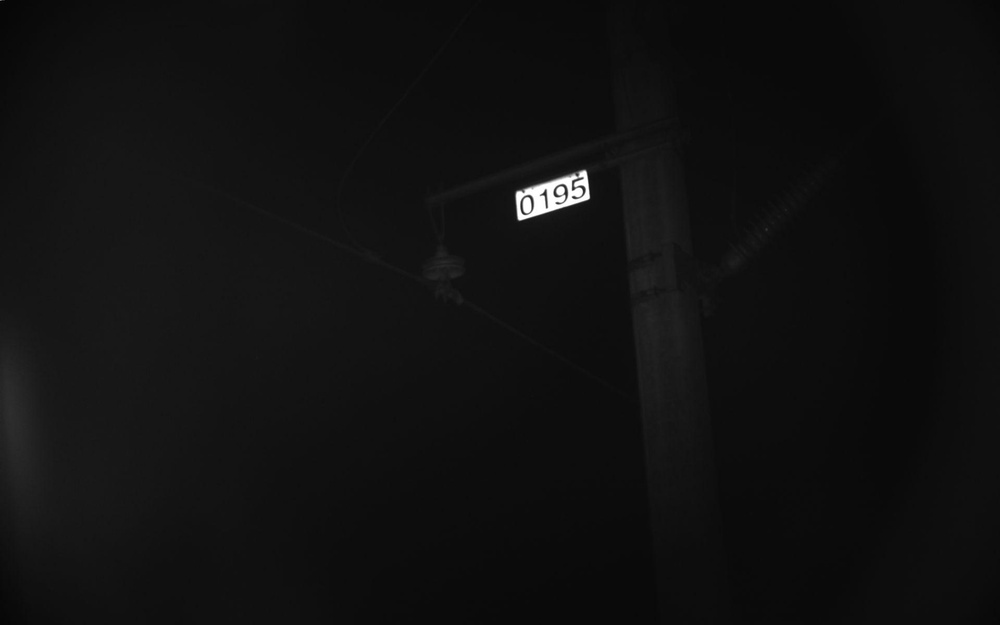
#> input picture 03ganhao/020131466_K1601421_0195_5_03.jpg, 1000 x 625 px, shrunk from 1920 x 1200 before the run, found by its file name
$ python test1.py   (older library calls are emulated)
#> lines starting #> are read from the running program, lines starting #| are printed output that depends on the picture; after the words box and inside, x2 and y2 are one past the last pixel; in counts of white or black regions, pixels touching at a corner belong together
### myimage.py
# -*- coding: utf-8 -*-
"""
Created on Fri Jul 13 14:56:16 2018

@author: hl
"""

import numpy as np
import matplotlib as plt
import skimage as ski
"""
L模式图像转换为RGB图像，并显示
该模式显示效果和图片浏览器相同
"""
def my_image_show(im1):

    imview=np.array([im1,im1,im1])
    imview=imview.swapaxes(1,0)  #改变轴位置
    imview=imview.swapaxes(2,1)  #改变轴位置
    plt.pyplot.figure()
    plt.pyplot.imshow(imview)
    plt.pyplot.axis('off')
    plt.pyplot.show()
    return

"""
图像灰度直方图统计
"""

# [7 lines left out: function CalHist, not called in this run]

"""
硬阈值处理图像,保留一定灰度值范围内的图像，并二值化
"""
def HardImage(a,b,im1,ys):
    HM=np.zeros(im1.shape,dtype=np.uint8)
    if ys==0:
        thresh = ski.filters.threshold_otsu(im1)
        binary = im1 > thresh
        HM=(np.ones(im1.shape,dtype=np.uint8)*255)*binary
    else:
        HM=(np.ones(im1.shape,dtype=np.uint8)*255)*((im1>=a)&(im1<=b))
        """
        for i in range(im1.shape[0]-1):
            for j in range(im1.shape[1]-1):
                if (im1[i,j]<=max(a,b) & im1[i,j]>=min(a,b)):
                    HM[i,j]=255;
                else:
                    pass
        """
    return HM

"""
图像大小缩放
"""

def ImageResize(im1,a,b):
    m=im1.shape[0]
    n=im1.shape[1]
    im2=np.zeros([a,b],dtype=np.uint8)
    for j in range(a):
        sx=np.int(np.fix((j*m)/a))
        for i in range(b):
            if (i==0)|(j==0):
              pass
            else:
              sy=np.int(np.fix((i*n)/b))
           #   print([sx,sy])
              im2[j][i]=im1[sx][sy]
    return im2


"""
边界区域连通性查询
"""
def LianTong(temp,a,b):
    rrbw=np.array(temp[:][:])
    if a==0 and b==0:
        pass
    else:
        rrbw[a:-a][b:-b]=1
    psi=np.ones(rrbw.shape,dtype=np.uint8)
    for i in range(rrbw.shape[0]):
        for j in range(rrbw.shape[1]):
            if rrbw[i][j]==0:
                psi[i][j]=0
            else:
                break

    for i in range(rrbw.shape[0]):
        for j in range(rrbw.shape[1]):
            if rrbw[i][rrbw.shape[1]-1-j]==0:
                psi[i][rrbw.shape[1]-1-j]=0
            else:
                break

    for j in range(rrbw.shape[1]):
        for i in range(rrbw.shape[0]):
            if rrbw[i][j]==0:
                psi[i][j]=0
            else:
                break
    for j in range(rrbw.shape[1]):
        for i in range(rrbw.shape[0]):
            if rrbw[rrbw.shape[0]-1-i][j]==0:
                psi[rrbw.shape[0]-1-i][j]=0
            else:
                break

    k=0
    while np.abs((np.sum(psi)-k))>0:
        k=np.sum(psi)
        for m in range(psi.shape[0]):
            for n in range(psi.shape[1]):
                i=[m,n]
                if psi[i[0]][i[1]]==0:
                    t1=min(i[0]+1,rrbw.shape[0]-1)
                    t2=min(i[1]+1,rrbw.shape[1]-1)
                    t3=max(i[0]-1,0)
                    t4=max(i[1]-1,0)
                    if rrbw[t1][i[1]]==0:
                        psi[t1][i[1]]=0
                    if rrbw[i[0]][t2]==0:
                        psi[i[0]][t2]=0
                    if rrbw[t1][t2]==0:
                        psi[t1][t2]=0
                    if rrbw[t3][i[1]]==0:
                        psi[t3][i[1]]=0
                    if rrbw[i[0]][t4]==0:
                        psi[i[0]][t4]=0
                    if rrbw[t3][t4]==0:
                        psi[t3][t4]=0
                    if rrbw[t1][t4]==0:
                        psi[t1][t4]=0
                    if rrbw[t3][t2]==0:
                        psi[t3][t2]=0
                    else:
                        pass
    return psi

### test1.py
# -*- coding: utf-8 -*-
"""
Created on Fri Jul 13 13:56:04 2018

@author: hl
"""

import numpy as np
import matplotlib as plt
import myimage as myim
from skimage import morphology
from skimage import feature
import skimage as ski
import matplotlib.patches as mpatches
from skimage.transform import (hough_line, hough_line_peaks,
                               probabilistic_hough_line)

#from skimage import filter,segmentation,measure,morphology,color


"""
read image from folder

"""
#im1=plt.pyplot.imread('G:/4C/03ganhao/020044923_K1600416_0147_5_03.jpg')
#im1=plt.pyplot.imread('G:/4C/03ganhao/020000676_K1599538_0105_5_03.jpg')
#im1=plt.pyplot.imread('G:/4C/03ganhao/020145593_K1601721_0207_5_03.jpg')
im1=plt.pyplot.imread('G:/4C/03ganhao/020131466_K1601421_0195_5_03.jpg')
#> im1 is the input picture: shape (625, 1000); min 0, max 255, mean 16.5


"""
绘图
"""
myim.my_image_show(im1)
"""
直方图统计
"""
"""
hist=myim.CalHist(im1)
plt.pyplot.figure('Hist')
plt.pyplot.hist(hist[1,:],hist[0,:])
plt.pyplot.show()
"""
"""
硬阈值处理，图形二值化,最后参数为零时，二值化阈值采用大津方法
"""
hw=myim.HardImage(150,255,im1,1)
#> in HardImage, `HM=(np.ones(im1.shape,dtype=np.uint8)*255)*((im1>=a)&(im1<=b))`:
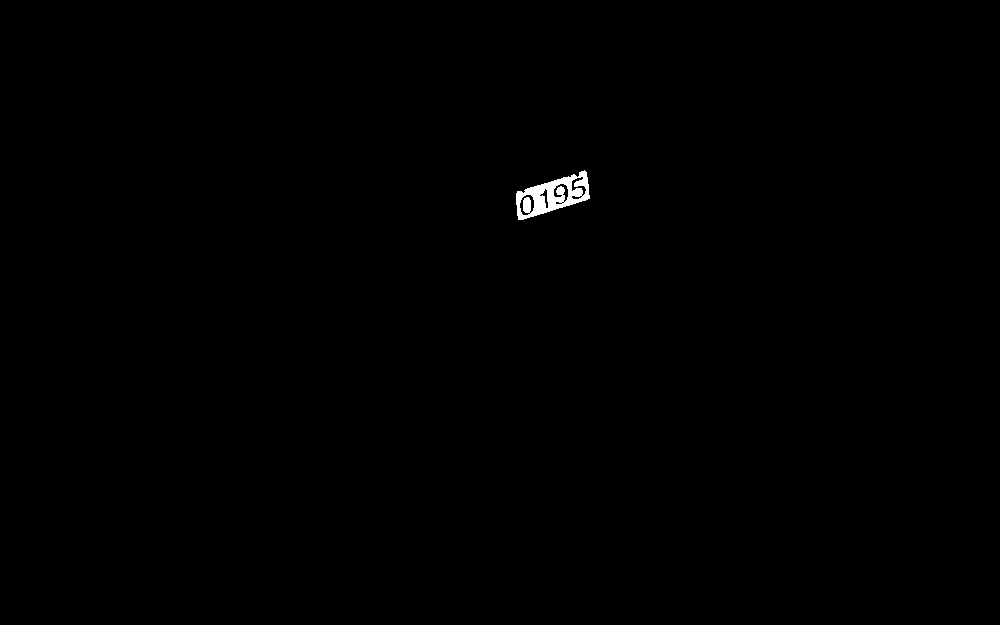
#> HM: shape (625, 1000); 0.28% white; 1 white region, box (x1, y1, x2, y2) and area: (516, 170, 590, 220) 1746
#myim.my_image_show(hw)

"""
形态学操作
"""

bw=morphology.closing(hw,morphology.square(20)) #闭运算
#> bw: shape (625, 1000); 0.34% white; 1 white region, box (x1, y1, x2, y2) and area: (516, 170, 590, 220) 2129
#myim.my_image_show(bw)

""""""
labels=ski.measure.label((bw>1),connectivity=2)  #8连通区域标记
dst=ski.color.label2rgb(labels)  #根据不同的标记显示不同的颜色
#print('regions number:',labels.max()+1)  #显示连通区域块数(从0开始标记)

"""
plt.pyplot.figure()
plt.pyplot.subplot(121)
plt.pyplot.imshow(bw, plt.cm.gray, interpolation='nearest')
plt.pyplot.axis('off')
plt.pyplot.subplot(122)
plt.pyplot.imshow(dst,interpolation='nearest')
plt.pyplot.axis('off')
"""

fig, ax = plt.pyplot.subplots(figsize=(10, 6))
ax.imshow(dst)

for region in ski.measure.regionprops(labels):
    # 绘制大于面积100的联通区域
    if region.area >= 100:
        # 绘制一个正方形框上目标，并输出区域内图像
        minr, minc, maxr, maxc = region.bbox
        rect = mpatches.Rectangle((minc, minr), maxc - minc, maxr - minr,
                                  fill=False, edgecolor='b', linewidth=2)
        ax.add_patch(rect)
        rhw=hw[minr-5:maxr+5,minc-10:maxc+10]
        rbw=bw[minr-5:maxr+5,minc-10:maxc+10]
#> this loop made 1 pass
#> (minr, minc, maxr, maxc) on pass 1: (170, 516, 220, 590)
        #print([minr, minc, maxr, maxc])
ax.set_axis_off()
plt.pyplot.tight_layout()
plt.pyplot.show()

#rbw=bw[:]
#rhw=hw[:]

#myim.my_image_show(rbw)

"""
rhw=morphology.dilation(rhw,morphology.square(3))
myim.my_image_show(rhw)
"""
edges=feature.canny(rbw, sigma=0.5,low_threshold=0.55, high_threshold=0.8)
#> edges: shape (60, 94) bool; 3.9% white in thin lines or dots, all inside (x1, y1, x2, y2) = (9, 5, 84, 55)
plt.pyplot.figure()
plt.pyplot.imshow(edges, cmap=plt.cm.gray)

# hough tansform

rbw=edges*1

h, theta, d = hough_line(rbw)
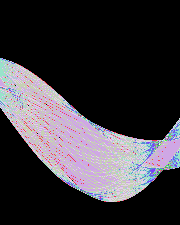
#> h: shape (225, 180) uint64; 38 distinct labels, from 0 to 55; one colour per label, 0 black
#> theta = 180 values from -1.57 to 1.55; d = 225 values from -112 to 112

# Generating figure 1
fig, axes = plt.pyplot.subplots(1, 3, figsize=(15, 6))
ax = axes.ravel()
ax[0].imshow(rbw, cmap=plt.cm.gray)
ax[0].set_title('Input image')
ax[0].set_axis_off()

ax[1].imshow(np.log(1 + h),
             extent=[np.rad2deg(theta[-1]), np.rad2deg(theta[0]), d[-1], d[0]],
             cmap=plt.cm.gray, aspect=1/1.5)
ax[1].set_title('Hough transform')
ax[1].set_xlabel('Angles (degrees)')
ax[1].set_ylabel('Distance (pixels)')
ax[1].axis('image')

ax[2].imshow(rbw, cmap=plt.cm.gray)
lines=[]
for _, angle, dist in zip(*hough_line_peaks(h, theta, d,min_distance=20,min_angle=20,threshold=0.2*np.max(h))):
    y0 = (dist - 0 * np.cos(angle)) / np.sin(angle)
    y1 = (dist - rbw.shape[1] * np.cos(angle)) / np.sin(angle)
    ax[2].plot((0, rbw.shape[1]), (y0, y1), '-r')
    lines.append({'angle':angle,'minx':0,'miny':y0,'maxx':rbw.shape[1],'maxy':y1,'rate':-1/np.tan(angle)})
#> this loop made 4 passes
#> (angle, dist, y0, y1) on passes 1 to 4: (1.29, 56, 58.26, 31.3), (1.27, 28, 29.28, 0.541), (-0.122, 79, -648.2, 117.3), (-0.122, 5, -41.03, 724.5)
#> after the loop, lines = 4 items
ax[2].set_xlim((0, rbw.shape[1]))
ax[2].set_ylim((rbw.shape[0], 0))
ax[2].set_axis_off()
ax[2].set_title('Detected lines')

lines=sorted(lines,key=lambda i:i['angle'])

coner=[]
xcon=-(lines[0]['miny']-lines[0]['rate']*lines[0]['minx']-lines[2]['miny']+lines[2]['rate']*lines[2]['minx'])/(lines[0]['rate']-lines[2]['rate'])
#> xcon = 80.18
ycon=lines[0]['rate']*xcon+lines[0]['miny']-lines[0]['rate']*lines[0]['minx']
#> ycon = 4.77
coner.append([xcon,ycon])
xcon=-(lines[1]['miny']-lines[1]['rate']*lines[1]['minx']-lines[2]['miny']+lines[2]['rate']*lines[2]['minx'])/(lines[1]['rate']-lines[2]['rate'])
#> xcon = 8.32
ycon=lines[1]['rate']*xcon+lines[1]['miny']-lines[1]['rate']*lines[1]['minx']
#> ycon = 26.74
coner.append([xcon,ycon])
xcon=-(lines[0]['miny']-lines[0]['rate']*lines[0]['minx']-lines[3]['miny']+lines[3]['rate']*lines[3]['minx'])/(lines[0]['rate']-lines[3]['rate'])
#> xcon = 83.8
ycon=lines[0]['rate']*xcon+lines[0]['miny']-lines[0]['rate']*lines[0]['minx']
#> ycon = 34.23
coner.append([xcon,ycon])
xcon=-(lines[1]['miny']-lines[1]['rate']*lines[1]['minx']-lines[3]['miny']+lines[3]['rate']*lines[3]['minx'])/(lines[1]['rate']-lines[3]['rate'])
#> xcon = 11.78
ycon=lines[1]['rate']*xcon+lines[1]['miny']-lines[1]['rate']*lines[1]['minx']
#> ycon = 54.88
coner.append([xcon,ycon])

coner=sorted(coner)
#> coner = [[8.32, 26.74], [11.78, 54.88], [80.18, 4.77], [83.8, 34.23]]
if coner[0][1]>coner[1][1]:
    t=coner[0]
    coner[0]=coner[1]
    coner[1]=t
else:
    pass
if coner[2][1]>coner[3][1]:
    t=coner[2]
    coner[2]=coner[3]
    coner[3]=t
else:
    pass
for i in coner:
    ax[2].plot(i[0],i[1], '*b')
#> this loop made 4 passes


fig,axm=plt.pyplot.subplots(1,2)
ax = axm.ravel()
ax[0].imshow(rhw,cmap=plt.cm.gray)
ax[0].set_axis_off()
ax[1].imshow(rhw, cmap=plt.cm.gray)
for i in lines:
    ax[1].plot((i['minx'], i['maxx']), (i['miny'], i['maxy']), '-r')
#> this loop made 4 passes
for i in coner:
    ax[1].plot(i[0],i[1], '*b')
ax[1].plot(0,0,'*r')
ax[1].set_xlim((0, rhw.shape[1]))
ax[1].set_ylim((rhw.shape[0], 0))
ax[1].set_axis_off()

#图像矫正旋转
src = np.array([[0, 0], [0, rhw.shape[0]], [rhw.shape[1],rhw.shape[0]], [rhw.shape[1], 0]])
#> src = [[0, 0], [0, 60], [94, 60], [94, 0]]
dst = np.array([np.fix(coner[0]), np.fix(coner[1]), np.fix(coner[3]), np.fix(coner[2])])
#> dst = [[8, 26], [11, 54], [83, 34], [80, 4]]

tform3 = ski.transform.ProjectiveTransform()
tform3.estimate(src, dst)
warped = ski.transform.warp(rhw, tform3,output_shape=(rhw.shape[0], rhw.shape[1]))
#plt.pyplot.figure()
#plt.pyplot.imshow(warped,cmap=plt.cm.gray)

"""
将像素大小统一
"""

rwarped=myim.ImageResize(warped,105,170)
#> the loop in ImageResize, `for j in range(a):` made 105 passes
#> sx on passes 1 to 8: 0, 0, 1, 1, 2, 2, 3, 4
#> after the loop in ImageResize, `for j in range(a):`:
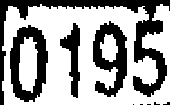
#> im2: shape (105, 170); values 0 (black) and 1 (white), 62.7% white; 9 black regions (5 under 20 px), largest, box (x1, y1, x2, y2) and area: (0, 0, 170, 105) 3076, (10, 25, 48, 102) 1490, (93, 21, 127, 97) 1381, (60, 23, 80, 98) 676

"""
plt.pyplot.subplot(1,2,1)
plt.pyplot.axis([0,np.max([warped.shape[1],rwarped.shape[1]]),np.max([warped.shape[0],rwarped.shape[0]]),0])
plt.pyplot.axis('off')
plt.pyplot.title('Origin')
plt.pyplot.imshow(warped,cmap=plt.cm.gray)
plt.pyplot.subplot(1,2,2)
plt.pyplot.imshow(rwarped,cmap=plt.cm.gray)
plt.pyplot.axis([0,np.max([warped.shape[1],rwarped.shape[1]]),np.max([warped.shape[0],rwarped.shape[0]]),0])
plt.pyplot.axis('off')
plt.pyplot.title('Resize')
"""
rrbw=morphology.closing(rwarped,morphology.square(1)) #闭运算
plt.pyplot.figure()
plt.pyplot.imshow(rrbw,cmap=plt.cm.gray)

"""
查找边界连通区域
"""
psi=myim.LianTong(rrbw,5,5)
#> after the loop in LianTong, `for i in range(rrbw.shape[0]):`:
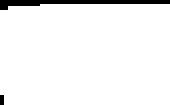
#> psi: shape (105, 170); values 0 (black) and 1 (white), 95.3% white; 2 black regions, box (x1, y1, x2, y2) and area: (0, 0, 170, 10) 792, (0, 95, 4, 105) 40
#> after the loop in LianTong, `for i in range(rrbw.shape[0]):`:
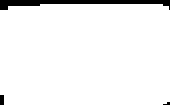
#> psi: shape (105, 170); values 0 (black) and 1 (white), 95.2% white; 3 black regions (1 under 20 px), largest, box (x1, y1, x2, y2) and area: (0, 0, 170, 10) 810, (0, 95, 4, 105) 40
#> after the loop in LianTong, `for j in range(rrbw.shape[1]):`:
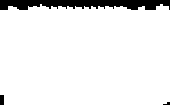
#> psi: shape (105, 170); values 0 (black) and 1 (white), 92.6% white; 3 black regions (1 under 20 px), largest, box (x1, y1, x2, y2) and area: (0, 0, 170, 10) 1273, (0, 95, 4, 105) 40
#> the loop in LianTong, `while np.abs((np.sum(psi)-k))>0:` made 2 passes
#> k on passes 1 to 2: 16506, 16502

#plt.pyplot.figure()
#plt.pyplot.imshow(psi,cmap=plt.cm.gray)

mypic=((psi==0)|rrbw)
#> mypic: shape (105, 170); values 0 (black) and 1 (white), 70.3% white; 8 black regions (2 under 20 px), largest, box (x1, y1, x2, y2) and area: (10, 25, 48, 102) 1490, (93, 21, 127, 97) 1381, (133, 10, 167, 97) 1332, (60, 23, 80, 98) 676, (0, 10, 8, 95) 344, (19, 10, 28, 20) 67
plt.pyplot.figure()
plt.pyplot.imshow(mypic,cmap=plt.cm.gray)
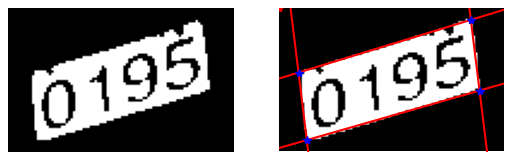
#> figure drawn by matplotlib, 2 panels

$ run again, with 03ganhao/020044923_K1600416_0147_5_03.jpg copied over 03ganhao/020131466_K1601421_0195_5_03.jpg
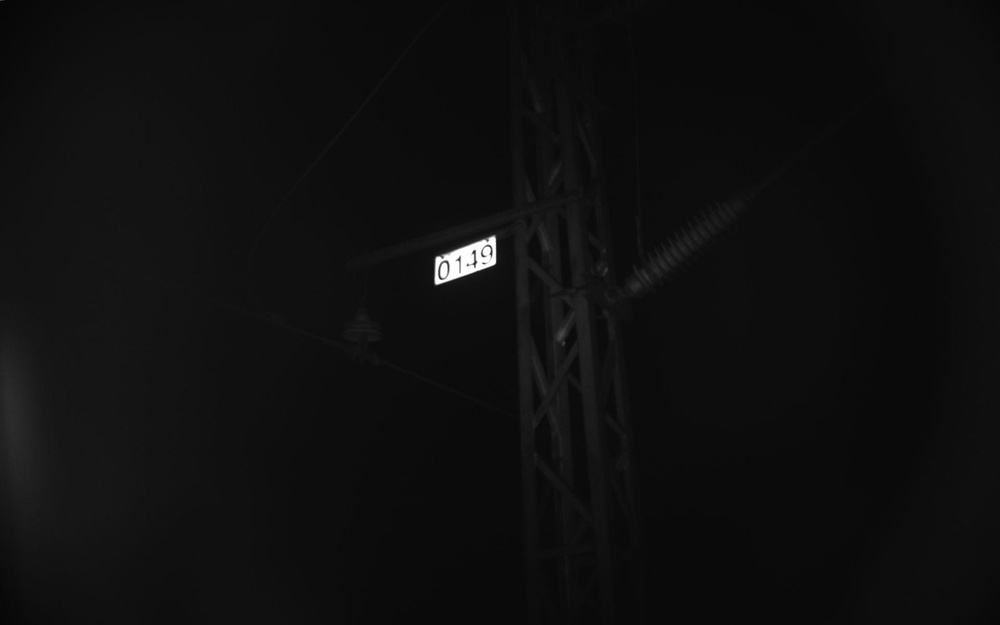
#> input picture 03ganhao/020044923_K1600416_0147_5_03.jpg, 1000 x 625 px, shrunk from 1920 x 1200 before the run, found by its file name
#> im1 is the input picture: shape (625, 1000); min 0, max 255, mean 15
#> HM: shape (625, 1000); 0.25% white; 1 white region, box (x1, y1, x2, y2) and area: (435, 236, 496, 285) 1536
#> bw: shape (625, 1000); 0.28% white; 1 white region, box (x1, y1, x2, y2) and area: (435, 236, 496, 285) 1728
#> the loop `for region in ski.measure.regionprops(labels):` made 1 pass
#> (minr, minc, maxr, maxc) on pass 1: (236, 435, 285, 496)
#> edges: shape (59, 81) bool; 4.1% white in thin lines or dots, all inside (x1, y1, x2, y2) = (9, 5, 72, 54)
#> h: shape (203, 180) uint64; 38 distinct labels, from 0 to 52
#> theta = 180 values from -1.57 to 1.55; d = 203 values from -101 to 101
#> the loop `for _, angle, dist in zip(*hough_line_peaks(h, theta, d,min_distance=2..` made 4 passes
#> (angle, dist, y0, y1) on passes 1 to 4: (1.22, 55, 58.53, 29.05), (1.22, 28, 29.8, 0.315), (0.0175, 71, 4068.2, -572.3), (-0.0524, 7, -133.8, 1411.8)
#> after the loop `for _, angle, dist in zip(*hough_line_peaks(h, theta, d,min_distance=2..`: lines = 4 items
#> `xcon=-(lines[0]['miny']-lines[0]['rate']*lines[0]['minx']-lines[2]['mi..`: xcon = 9.89
#> `ycon=lines[0]['rate']*xcon+lines[0]['miny']-lines[0]['rate']*lines[0][..`: ycon = 54.93
#> `xcon=-(lines[1]['miny']-lines[1]['rate']*lines[1]['minx']-lines[2]['mi..`: xcon = 70.44
#> `ycon=lines[1]['rate']*xcon+lines[1]['miny']-lines[1]['rate']*lines[1][..`: ycon = 32.89
#> `xcon=-(lines[0]['miny']-lines[0]['rate']*lines[0]['minx']-lines[3]['mi..`: xcon = 8.41
#> `ycon=lines[0]['rate']*xcon+lines[0]['miny']-lines[0]['rate']*lines[0][..`: ycon = 26.74
#> `xcon=-(lines[1]['miny']-lines[1]['rate']*lines[1]['minx']-lines[3]['mi..`: xcon = 70.94
#> `ycon=lines[1]['rate']*xcon+lines[1]['miny']-lines[1]['rate']*lines[1][..`: ycon = 3.98
#> coner = [[8.41, 26.74], [9.89, 54.93], [70.44, 32.89], [70.94, 3.98]]
#> t = [70.44, 32.89]
#> the loop `for i in coner:` made 4 passes
#> the loop `for i in lines:` made 4 passes
#> src = [[0, 0], [0, 59], [81, 59], [81, 0]]
#> `dst = np.array([np.fix(coner[0]), np.fix(coner[1]), np.fix(coner[3]), ..`: dst = [[8, 26], [9, 54], [70, 32], [70, 3]]
#> the loop in ImageResize, `for j in range(a):` made 105 passes
#> sx on passes 1 to 8: 0, 0, 1, 1, 2, 2, 3, 3
#> rrbw: shape (105, 170); values 0 (black) and 1 (white), 91.7% white; 8 black regions (5 under 20 px), largest, box (x1, y1, x2, y2) and area: (0, 0, 170, 10) 1367, (0, 95, 7, 105) 60, (19, 95, 32, 100) 39
#> after the loop in LianTong, `for j in range(rrbw.shape[1]):`:
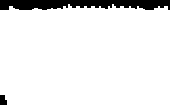
#> psi: shape (105, 170); values 0 (black) and 1 (white), 92% white; 2 black regions, box (x1, y1, x2, y2) and area: (0, 0, 170, 10) 1367, (0, 95, 7, 105) 60
#> the loop in LianTong, `while np.abs((np.sum(psi)-k))>0:` made 1 pass
#> k on pass 1: 16417
#> mypic: shape (105, 170); values 0 (black) and 1 (white), 77.6% white; 11 black regions (2 under 20 px), largest, box (x1, y1, x2, y2) and area: (11, 25, 45, 100) 1279, (131, 25, 164, 81) 807, (105, 27, 122, 95) 683
#> `plt.pyplot.imshow(mypic,cmap=plt.cm.gray)`:
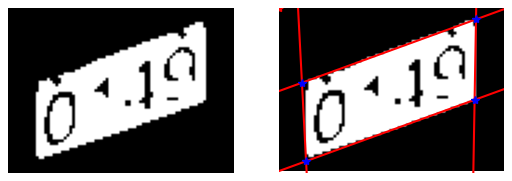
#> figure drawn by matplotlib, 2 panels
